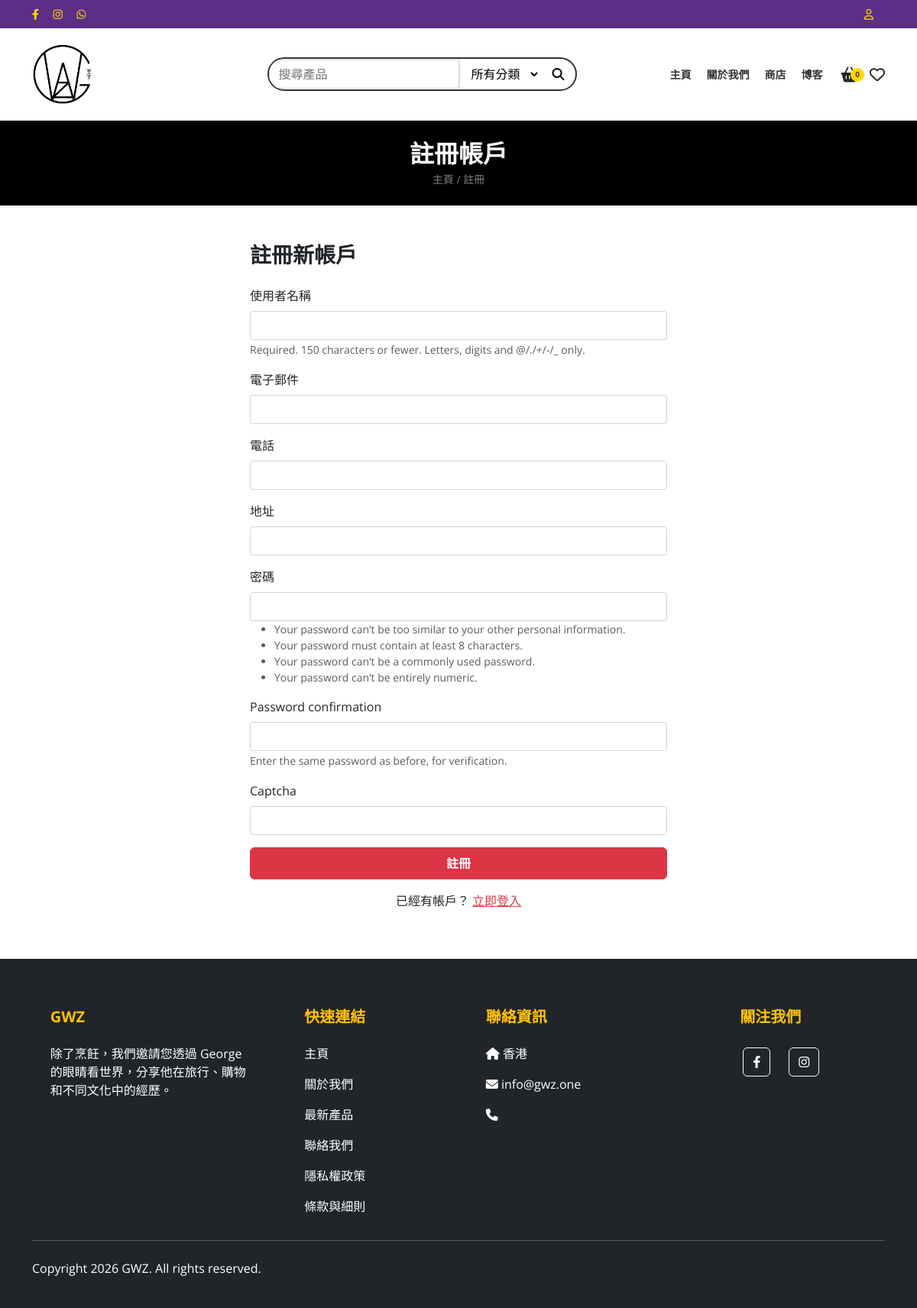
Page /accounts/register/ on the committed database.
### store/models.py (models this page shows, shortened)
class SiteSettings(models.Model):
    site_name = models.CharField(max_length=100, default="My E-Shop", verbose_name=_("Site Name"))
    logo = models.ImageField(upload_to='site/', blank=True, null=True, verbose_name=_("Logo"))
    hero_banner = models.ImageField(upload_to='site/', blank=True, null=True, verbose_name=_("Hero Banner"))
    hero_title = models.CharField(max_length=200, blank=True, verbose_name=_("Hero Title"))
    hero_subtitle = models.CharField(max_length=200, blank=True, verbose_name=_("Hero Subtitle"))
    hero_button_text = models.CharField(max_length=50, blank=True, verbose_name=_("Hero Button Text"))
    hero_link = models.URLField(blank=True, verbose_name=_("Hero Link"))
    feature_title = models.CharField(max_length=200, blank=True, default="我們有什麽", verbose_name=_("Feature Title"))
    feature_subtitle = models.CharField(max_length=500, blank=True, default="加入我們對食物的精雕細琢之旅，感受我們的美食文化與獨特風格", verbose_name=_("Feature Subtitle"))
    feature_image = models.ImageField(upload_to='site/', blank=True, null=True, verbose_name=_("Feature Image"))
    founder_image = models.ImageField(upload_to='site/', blank=True, null=True, verbose_name=_("Founder Image"))
    founder_name = models.CharField(max_length=100, blank=True, default="王子", verbose_name=_("Founder Name"))
    founder_intro_title = models.CharField(max_length=200, blank=True, default="平凡中見不凡", verbose_name=_("Founder Intro Title"))
    founder_intro_text = models.TextField(blank=True, default="加入王子的美食之旅，享受生活中的美好事物！", verbose_name=_("Founder Intro Text"))
    contact_phone = models.CharField(max_length=50, blank=True, verbose_name=_("Contact Phone"))
    contact_email = models.EmailField(blank=True, verbose_name=_("Contact Email"))
    contact_address = models.CharField(max_length=255, blank=True, verbose_name=_("Contact Address"))
    contact_opening_hours = models.CharField(max_length=255, blank=True, default="週一至週日: 10:00AM - 10:00PM", verbose_name=_("Opening Hours"))
    footer_about = models.TextField(blank=True, verbose_name=_("Footer About"))
    footer_copyright = models.CharField(max_length=200, blank=True, default="Copyright © 2026 GWZ", verbose_name=_("Footer Copyright"))
    facebook_url = models.URLField(blank=True, verbose_name=_("Facebook URL"))
    instagram_url = models.URLField(blank=True, verbose_name=_("Instagram URL"))
    whatsapp_url = models.URLField(blank=True, verbose_name=_("WhatsApp URL"))
    facebook_pixel_id = models.CharField(max_length=50, blank=True, help_text="Example: 123456789", verbose_name=_("Facebook Pixel ID"))
    google_analytics_id = models.CharField(max_length=50, blank=True, help_text="Example: G-XXXXXXXXXX", verbose_name=_("Google Analytics ID"))
    smtp_host = models.CharField(max_length=200, blank=True, verbose_name=_("SMTP Host"))
    smtp_port = models.IntegerField(default=587, verbose_name=_("SMTP Port"))
    smtp_user = models.CharField(max_length=200, blank=True, verbose_name=_("SMTP User"))
    smtp_password = models.CharField(max_length=200, blank=True, verbose_name=_("SMTP Password"))
    smtp_use_tls = models.BooleanField(default=True, verbose_name=_("Use TLS"))
    smtp_from_email = models.EmailField(blank=True, verbose_name=_("From Email"))
    menu_home_text = models.CharField(max_length=50, default="主頁", verbose_name=_("Menu Home Text"))
    menu_store_text = models.CharField(max_length=50, default="商店", verbose_name=_("Menu Store Text"))
    menu_about_text = models.CharField(max_length=50, default="關於我們", verbose_name=_("Menu About Text"))
    menu_blog_text = models.CharField(max_length=50, default="博客", verbose_name=_("Menu Blog Text"))
    menu_contact_text = models.CharField(max_length=50, default="聯絡我們", verbose_name=_("Menu Contact Text"))
    menu_tutorial_text = models.CharField(max_length=50, default="購物流程教學", verbose_name=_("Menu Tutorial Text"))
    menu_tutorial_link = models.CharField(max_length=200, default="#", verbose_name=_("Menu Tutorial Link"))
    top_bar_bg_color = models.CharField(max_length=20, default="#F50057", verbose_name=_("Top Bar Bg Color"), help_text=_("Hex color code (e.g. #F50057)"))
    navbar_bg_color = models.CharField(max_length=20, default="#D32F2F", verbose_name=_("Navbar Bg Color"), help_text=_("Hex color code (e.g. #D32F2F)"))
    navbar_text_color = models.CharField(max_length=20, default="#ffffff", verbose_name=_("Navbar Text Color"), help_text=_("Hex color code (e.g. #ffffff)"))
    navbar_items = models.TextField(default="HP, CANON, BROTHER, EPSON, SAMSUNG, XEROX, PANTUM, LEXMARK, KODAK, 其他商品", verbose_name=_("Navbar Items"), help_text=_("Comma separated list"))
    product_label_bg_color = models.CharField(max_length=20, default="#D32F2F", verbose_name=_("Product Label Bg Color"))
    product_label_text_color = models.CharField(max_length=20, default="#ffffff", verbose_name=_("Product Label Text Color"))
    class Meta:
        verbose_name = _("Site Settings")
        verbose_name_plural = _("Site Settings")

### store/views.py (the view)
# urls.py: path('accounts/register/', store_views.register_view, name='register'),
def register_view(request):
    if request.method == 'POST':
        form = RegisterForm(request.POST)
        if form.is_valid():
            user = form.save()
            login(request, user, backend='django.contrib.auth.backends.ModelBackend')
            messages.success(request, "Registration successful.")
            return redirect('product_list')
        else:
            messages.error(request, "Unsuccessful registration. Invalid information.")
    else:
        form = RegisterForm()
    return render(request, 'registration/register.html', {'form': form})

### templates/registration/register.html (shortened to what this page needs)
{% extends 'base.html' %}
{% load i18n %}
{% block content %}
<div class="bg-black text-white py-4 mb-5">
    <div class="container text-center">
        <h1 class="h2 fw-bold mb-1">{% trans "Register Account" %}</h1>
        <p class="small text-uppercase mb-0 text-white-50">{% trans "Home" %} / {% trans "Register" %}</p>
    </div>
</div>
<div class="container mb-5">
    <div class="row justify-content-center">
        <div class="col-md-6">
            <h3 class="fw-bold mb-4">{% trans "Register New Account" %}</h3>
            <form method="post">
                {% for field in form %}
                <div class="mb-3">
                    <label class="form-label">{{ field.label }}</label>
                    {{ field }}
                    {% if field.help_text %}
                        <small class="form-text text-muted">{{ field.help_text }}</small>
                    {% endif %}
                </div>
                {% endfor %}
                <button type="submit" class="btn btn-danger w-100 fw-bold py-2">{% trans "Register" %}</button>
            </form>
            <div class="mt-3 text-center">
                <p>{% trans "Already have an account?" %} <a href="{% url 'login' %}" class="text-danger">{% trans "Log In Now" %}</a></p>
            </div>
        </div>
    </div>
</div>
{% endblock %}

### templates/base.html (shortened to what this page needs)
<!doctype html>
{% load i18n %}
<html lang="{{ LANGUAGE_CODE }}">
<head>
  {% load static %}
  <link href="https://cdn.jsdelivr.net/npm/bootstrap@5.3.3/dist/css/bootstrap.min.css" rel="stylesheet">
  <link rel="stylesheet" href="https://cdnjs.cloudflare.com/ajax/libs/font-awesome/6.4.0/css/all.min.css">
  <link rel="stylesheet" href="{% static 'css/style.css' %}">
</head>
<body>
  <div class="top-bar" style="background-color: {{ site_settings.top_bar_bg_color|default:'#F50057' }};">
    <div class="container d-flex justify-content-between align-items-center">
      <div class="social-icons">
        <a href="{{ site_settings.facebook_url|default:'#' }}"><i class="fab fa-facebook-f"></i></a>
        <a href="{{ site_settings.instagram_url|default:'#' }}"><i class="fab fa-instagram"></i></a>
        <a href="{{ site_settings.whatsapp_url|default:'#' }}"><i class="fab fa-whatsapp"></i></a>
      </div>
      <div class="d-flex align-items-center">
        {% if user.is_authenticated %}
            <a href="{% url 'profile' %}" class="text-white ms-2"><i class="fas fa-user"></i> {{ user.username }}</a>
            <form method="post" action="{% url 'logout' %}" class="d-inline ms-2">
                {% csrf_token %}
                <button type="submit" class="btn btn-link text-white p-0" style="font-size: 0.9rem;">{% trans "Logout" %}</button>
            </form>
        {% else %}
            <a href="{% url 'login' %}"><i class="far fa-user"></i></a>
        {% endif %}
      </div>
    </div>
  </div>
  <header class="main-header">
    <div class="container">
      <div class="row align-items-center">
        <div class="col-6 col-md-3 col-lg-3 d-flex align-items-center">
          <a href="{% url 'product_list' %}" class="text-decoration-none">
            <div class="d-flex align-items-center">
               {% if site_settings.logo %}
                 <img src="{{ site_settings.logo.url }}" alt="{{ site_settings.site_name }}" style="max-height: 80px; width: auto;">
               {% else %}
                 <img src="{% static 'img/logo.png' %}" alt="GWZ Logo" style="max-height: 80px; width: auto;">
               {% endif %}
            </div>
          </a>
        </div>
        <div class="col-12 col-md-5 col-lg-5 order-3 order-md-2 mt-3 mt-md-0">
          <form class="search-container" action="{% url 'product_list' %}" method="get">
            <input type="text" name="q" class="search-input" placeholder="{% trans 'Search products' %}" value="{{ search_query|default:'' }}">
            <select class="search-select d-none d-sm-block" name="category" onchange="this.form.submit()">
              <option value="">{% trans "All Categories" %}</option>
            </select>
            <button type="submit" class="search-btn">
              <i class="fas fa-search"></i>
            </button>
          </form>
        </div>
        <div class="col-6 col-md-4 col-lg-4 order-2 order-md-3">
          <div class="d-flex justify-content-end align-items-center">
            <div class="nav-links d-none d-lg-flex">
            <a href="{% url 'product_list' %}" class="{% if request.path == '/' %}active{% endif %}">{% if site_settings.menu_home_text %}{{ site_settings.menu_home_text }}{% else %}{% trans "Home" %}{% endif %}</a>
            <a href="{% url 'page_detail' 'about-us' %}" class="{% if '/pages/about-us/' in request.path %}active{% endif %}">{% if site_settings.menu_about_text %}{{ site_settings.menu_about_text }}{% else %}{% trans "About Us" %}{% endif %}</a>
            <a href="{% url 'shop' %}" class="{% if '/shop/' in request.path %}active{% endif %}">{% if site_settings.menu_store_text %}{{ site_settings.menu_store_text }}{% else %}{% trans "Store" %}{% endif %}</a>
            <a href="{% url 'page_detail' 'blog' %}" class="{% if '/pages/blog/' in request.path %}active{% endif %}">{% if site_settings.menu_blog_text %}{{ site_settings.menu_blog_text }}{% else %}{% trans "Blog" %}{% endif %}</a>
          </div>
            <div class="header-icons ms-4">
              <a href="#" class="cart-icon text-dark text-decoration-none" data-bs-toggle="offcanvas" data-bs-target="#shoppingCartOffcanvas" aria-controls="shoppingCartOffcanvas">
                <i class="fas fa-shopping-basket fa-lg"></i>
                <span class="cart-badge">{{ cart_item_count|default:0 }}</span>
              </a>
              <a href="{% url 'wishlist' %}" class="text-dark"><i class="far fa-heart fa-lg"></i></a>
            </div>
          </div>
        </div>
      </div>
    </div>
  </header>
  <main>
    {% block content %}{% endblock %}
  </main>
  <footer class="bg-dark text-white pt-5 pb-4 mt-5">
    <div class="container">
      <div class="row">
        <div class="col-md-3 col-lg-3 col-xl-3 mx-auto mt-3">
          <h5 class="text-uppercase mb-4 fw-bold text-warning">{{ site_settings.site_name|default:"GWZ" }}</h5>
          <p>
            {% trans "Beyond cooking, we invite you to see the world through George's eyes, sharing his experiences in travel, shopping, and different cultures." %}
          </p>
        </div>
        <div class="col-md-2 col-lg-2 col-xl-2 mx-auto mt-3">
          <h5 class="text-uppercase mb-4 fw-bold text-warning">{% trans "Quick Links" %}</h5>
          <p><a href="{% url 'product_list' %}" class="text-white text-decoration-none">{% if site_settings.menu_home_text %}{{ site_settings.menu_home_text }}{% else %}{% trans "Home" %}{% endif %}</a></p>
          <p><a href="{% url 'page_detail' 'about-us' %}" class="text-white text-decoration-none">{% if site_settings.menu_about_text %}{{ site_settings.menu_about_text }}{% else %}{% trans "About Us" %}{% endif %}</a></p>
          <p><a href="{% url 'product_list' %}" class="text-white text-decoration-none">{% trans "Latest Products" %}</a></p>
          <p><a href="{% url 'contact' %}" class="text-white text-decoration-none">{% if site_settings.menu_contact_text %}{{ site_settings.menu_contact_text }}{% else %}{% trans "Contact Us" %}{% endif %}</a></p>
          <p><a href="{% url 'page_detail' 'privacy' %}" class="text-white text-decoration-none">{% trans "Privacy Policy" %}</a></p>
          <p><a href="{% url 'page_detail' 'terms' %}" class="text-white text-decoration-none">{% trans "Terms & Conditions" %}</a></p>
        </div>
        <div class="col-md-4 col-lg-3 col-xl-3 mx-auto mt-3">
          <h5 class="text-uppercase mb-4 fw-bold text-warning">{% trans "Contact Info" %}</h5>
          <p><i class="fas fa-home mr-3"></i> {{ site_settings.contact_address|default:"Hong Kong" }}</p>
          <p><i class="fas fa-envelope mr-3"></i> {{ site_settings.contact_email|default:"info@gwz.one" }}</p>
          <p><i class="fas fa-phone mr-3"></i> {{ site_settings.contact_phone|default:"" }}</p>
        </div>
        <div class="col-md-3 col-lg-2 col-xl-2 mx-auto mt-3">
           <h5 class="text-uppercase mb-4 fw-bold text-warning">{% trans "Follow Us" %}</h5>
           <div class="d-flex gap-3">
             <a href="{{ site_settings.facebook_url|default:'#' }}" class="btn btn-outline-light btn-floating m-1 text-white" role="button"><i class="fab fa-facebook-f"></i></a>
             <a href="{{ site_settings.instagram_url|default:'#' }}" class="btn btn-outline-light btn-floating m-1 text-white" role="button"><i class="fab fa-instagram"></i></a>
           </div>
        </div>
      </div>
      <hr class="mb-4">
      <div class="row align-items-center">
        <div class="col-md-7 col-lg-8">
          <p>{{ site_settings.footer_copyright|default:"Copyright © 2026 GWZ. All rights reserved." }}</p>
        </div>
      </div>
    </div>
  </footer>
</body>
</html>

### rows in the picture
SiteSettings: menu_home_text "主頁", menu_about_text "關於我們", menu_store_text "商店", menu_blog_text "博客", site_name "GWZ", menu_contact_text "聯絡我們", contact_address "香港", contact_email "info@gwz.one", footer_copyright "Copyright 2026 GWZ. All rights reserved."

### other values in the picture
{{ cart_item_count|default:0 }} "0"
{{ field.label }} "使用者名稱" "電子郵件" "電話" "地址" "密碼" "Password confirmation" "Captcha"
{{ field.help_text }} "Required. 150 characters or fewer. Letters, digits and @/./+/-/_ only." "Enter the same password as before, for verification."
